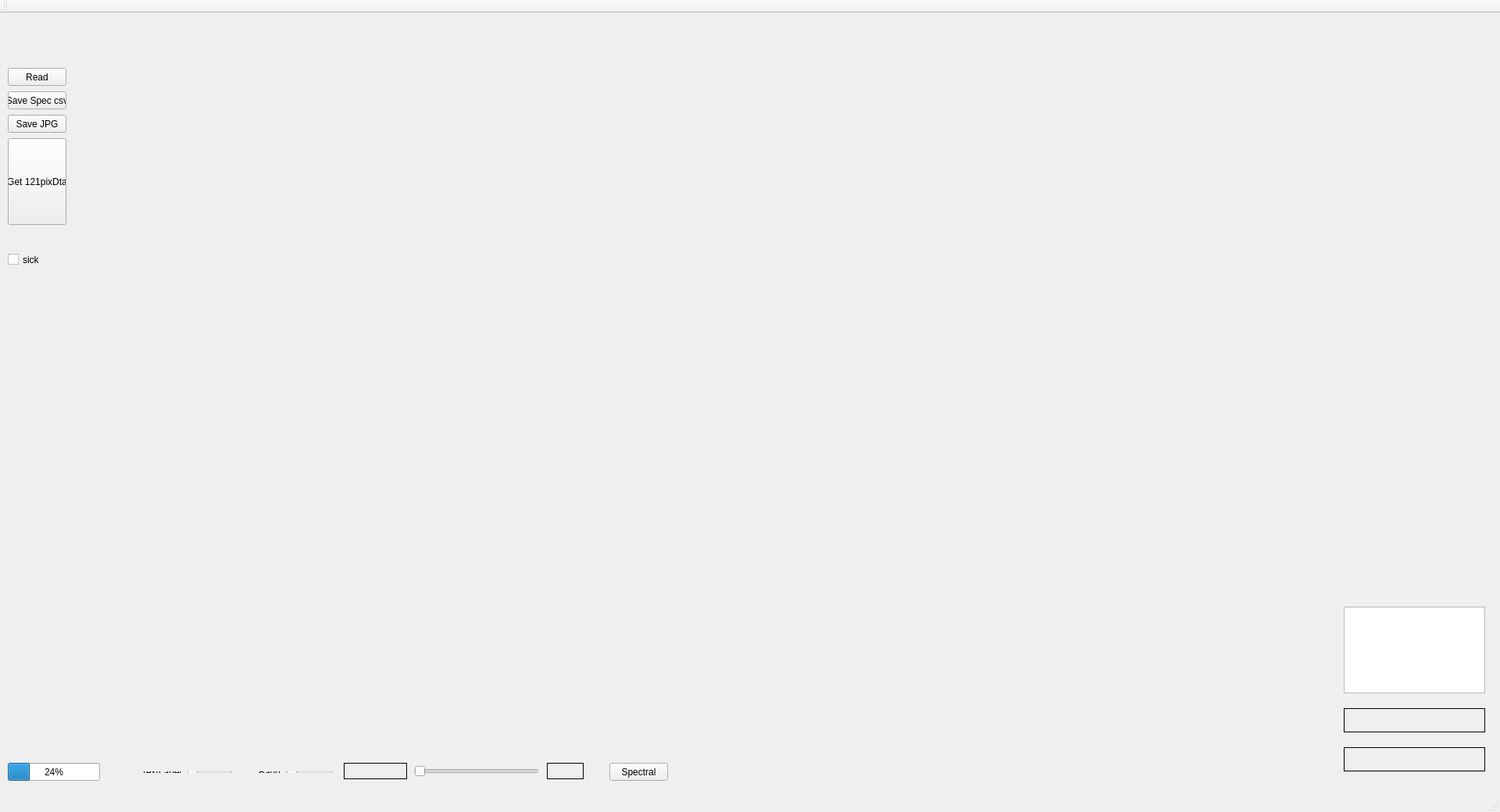
<?xml version="1.0" encoding="UTF-8"?>
<ui version="4.0">
 <class>MainWindow</class>
 <widget class="QMainWindow" name="MainWindow">
  <property name="geometry">
   <rect>
    <x>0</x>
    <y>0</y>
    <width>1920</width>
    <height>1040</height>
   </rect>
  </property>
  <property name="windowTitle">
   <string>MainWindow</string>
  </property>
  <widget class="QWidget" name="centralWidget">
   <widget class="QPushButton" name="ReadHSI_button">
    <property name="geometry">
     <rect>
      <x>10</x>
      <y>70</y>
      <width>75</width>
      <height>23</height>
     </rect>
    </property>
    <property name="text">
     <string>Read</string>
    </property>
   </widget>
   <widget class="mlabel" name="showHSI_label">
    <property name="geometry">
     <rect>
      <x>130</x>
      <y>20</y>
      <width>21</width>
      <height>21</height>
     </rect>
    </property>
    <property name="mouseTracking">
     <bool>true</bool>
    </property>
    <property name="frameShape">
     <enum>QFrame::NoFrame</enum>
    </property>
    <property name="text">
     <string/>
    </property>
   </widget>
   <widget class="QProgressBar" name="StatProgress">
    <property name="geometry">
     <rect>
      <x>10</x>
      <y>960</y>
      <width>118</width>
      <height>23</height>
     </rect>
    </property>
    <property name="value">
     <number>24</number>
    </property>
   </widget>
   <widget class="QWidget" name="layoutWidget">
    <property name="geometry">
     <rect>
      <x>170</x>
      <y>960</y>
      <width>139</width>
      <height>24</height>
     </rect>
    </property>
    <layout class="QHBoxLayout" name="horizontalLayout_2">
     <item>
      <widget class="QLabel" name="label_2">
       <property name="text">
        <string>TextLabel</string>
       </property>
      </widget>
     </item>
     <item>
      <widget class="QSlider" name="imgThreshold_ScrollBar">
       <property name="orientation">
        <enum>Qt::Horizontal</enum>
       </property>
      </widget>
     </item>
    </layout>
   </widget>
   <widget class="QLabel" name="specIndex_label">
    <property name="geometry">
     <rect>
      <x>440</x>
      <y>960</y>
      <width>81</width>
      <height>21</height>
     </rect>
    </property>
    <property name="frameShape">
     <enum>QFrame::Panel</enum>
    </property>
    <property name="text">
     <string/>
    </property>
   </widget>
   <widget class="QLabel" name="label_position">
    <property name="geometry">
     <rect>
      <x>1720</x>
      <y>890</y>
      <width>181</width>
      <height>31</height>
     </rect>
    </property>
    <property name="frameShape">
     <enum>QFrame::Box</enum>
    </property>
    <property name="text">
     <string/>
    </property>
   </widget>
   <widget class="QLabel" name="img_posLbl">
    <property name="geometry">
     <rect>
      <x>1720</x>
      <y>940</y>
      <width>181</width>
      <height>31</height>
     </rect>
    </property>
    <property name="frameShape">
     <enum>QFrame::Box</enum>
    </property>
    <property name="text">
     <string/>
    </property>
   </widget>
   <widget class="QSlider" name="changeROI_ScrollBar">
    <property name="geometry">
     <rect>
      <x>530</x>
      <y>960</y>
      <width>160</width>
      <height>22</height>
     </rect>
    </property>
    <property name="orientation">
     <enum>Qt::Horizontal</enum>
    </property>
   </widget>
   <widget class="QLabel" name="ROI_label">
    <property name="geometry">
     <rect>
      <x>700</x>
      <y>960</y>
      <width>47</width>
      <height>21</height>
     </rect>
    </property>
    <property name="frameShape">
     <enum>QFrame::Box</enum>
    </property>
    <property name="text">
     <string/>
    </property>
   </widget>
   <widget class="QTextBrowser" name="selectNum_textBrowser">
    <property name="geometry">
     <rect>
      <x>1720</x>
      <y>760</y>
      <width>181</width>
      <height>111</height>
     </rect>
    </property>
   </widget>
   <widget class="QPushButton" name="selectSpectral_Button">
    <property name="geometry">
     <rect>
      <x>780</x>
      <y>960</y>
      <width>75</width>
      <height>23</height>
     </rect>
    </property>
    <property name="text">
     <string>Spectral</string>
    </property>
   </widget>
   <widget class="QWidget" name="layoutWidget">
    <property name="geometry">
     <rect>
      <x>320</x>
      <y>960</y>
      <width>117</width>
      <height>24</height>
     </rect>
    </property>
    <layout class="QHBoxLayout" name="horizontalLayout">
     <item>
      <widget class="QLabel" name="band_label">
       <property name="enabled">
        <bool>true</bool>
       </property>
       <property name="text">
        <string>Band</string>
       </property>
      </widget>
     </item>
     <item>
      <widget class="QSlider" name="changeBand_ScrollBar">
       <property name="orientation">
        <enum>Qt::Horizontal</enum>
       </property>
      </widget>
     </item>
    </layout>
   </widget>
   <widget class="QPushButton" name="saveSpecdata_button">
    <property name="geometry">
     <rect>
      <x>10</x>
      <y>100</y>
      <width>75</width>
      <height>23</height>
     </rect>
    </property>
    <property name="text">
     <string>Save Spec csv</string>
    </property>
   </widget>
   <widget class="QPushButton" name="get100PixDta_Button">
    <property name="geometry">
     <rect>
      <x>10</x>
      <y>160</y>
      <width>75</width>
      <height>111</height>
     </rect>
    </property>
    <property name="text">
     <string>Get 121pixDta</string>
    </property>
   </widget>
   <widget class="QPushButton" name="SaveJPG_Button">
    <property name="geometry">
     <rect>
      <x>10</x>
      <y>130</y>
      <width>75</width>
      <height>23</height>
     </rect>
    </property>
    <property name="text">
     <string>Save JPG</string>
    </property>
   </widget>
   <widget class="QCheckBox" name="checkBox_sick">
    <property name="geometry">
     <rect>
      <x>10</x>
      <y>300</y>
      <width>73</width>
      <height>31</height>
     </rect>
    </property>
    <property name="text">
     <string>sick</string>
    </property>
   </widget>
  </widget>
  <widget class="QMenuBar" name="menuBar">
   <property name="geometry">
    <rect>
     <x>0</x>
     <y>0</y>
     <width>1920</width>
     <height>21</height>
    </rect>
   </property>
  </widget>
  <widget class="QToolBar" name="mainToolBar">
   <attribute name="toolBarArea">
    <enum>TopToolBarArea</enum>
   </attribute>
   <attribute name="toolBarBreak">
    <bool>false</bool>
   </attribute>
  </widget>
  <widget class="QStatusBar" name="statusBar"/>
 </widget>
 <layoutdefault spacing="6" margin="11"/>
 <customwidgets>
  <customwidget>
   <class>mlabel</class>
   <extends>QLabel</extends>
   <header location="global">mlabel.h</header>
  </customwidget>
 </customwidgets>
 <resources/>
 <connections/>
</ui>
